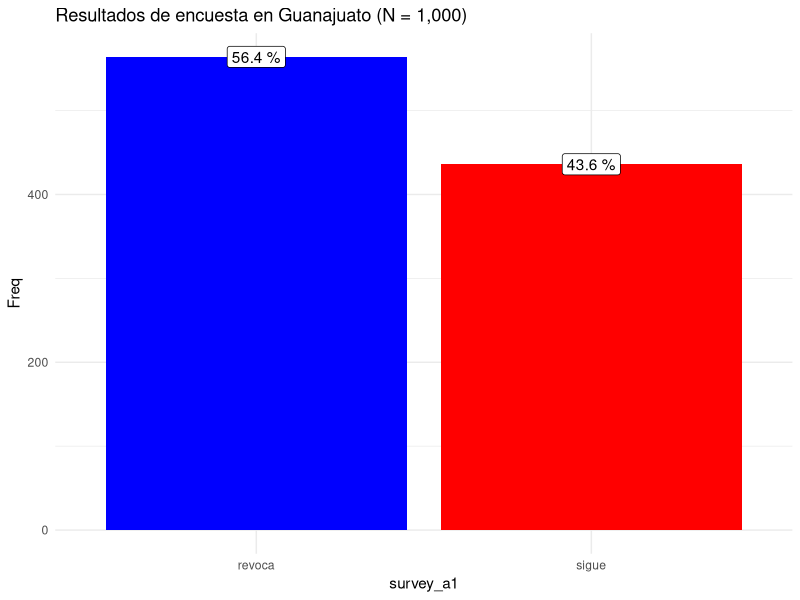
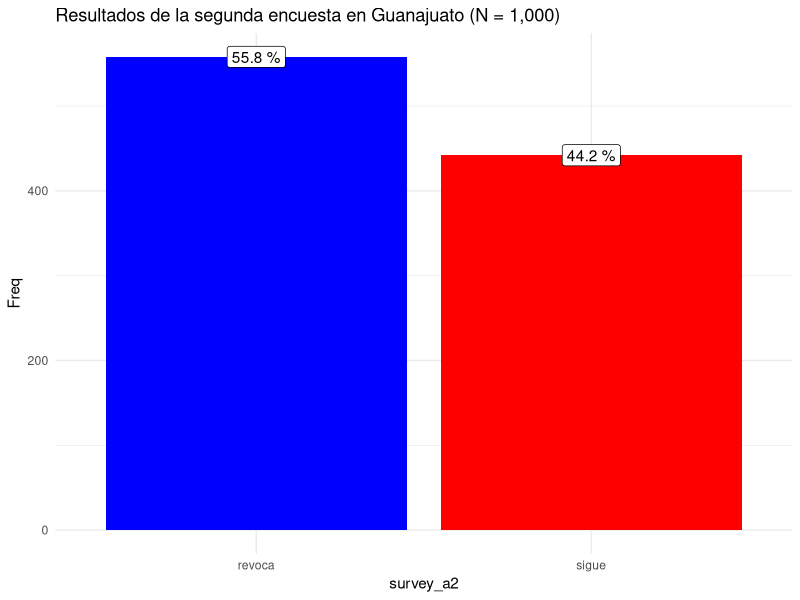
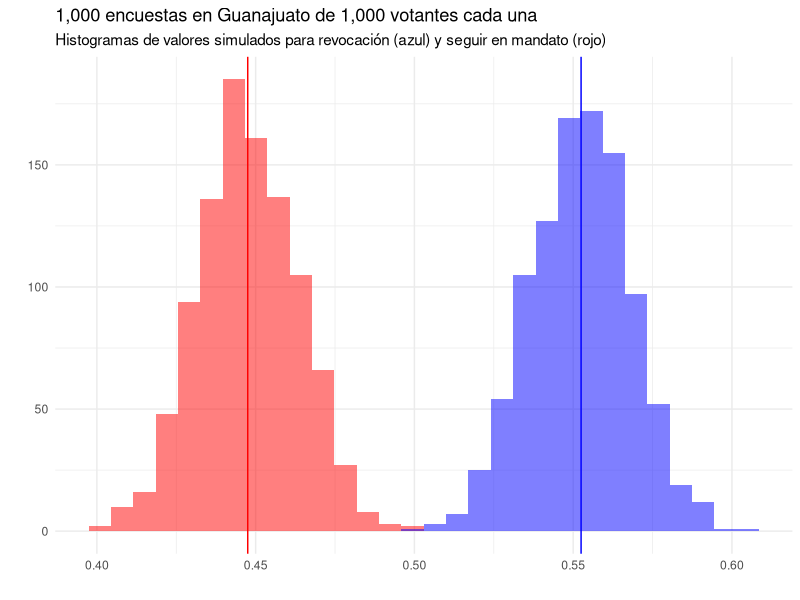
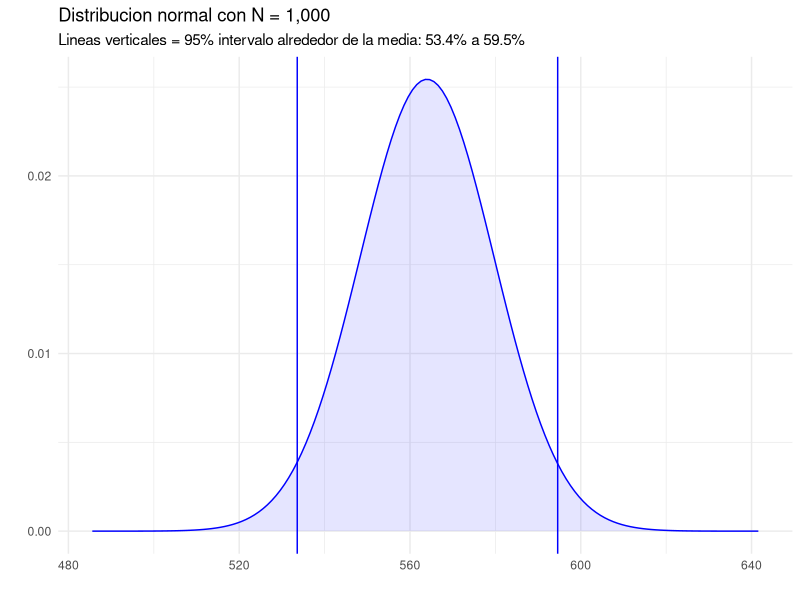
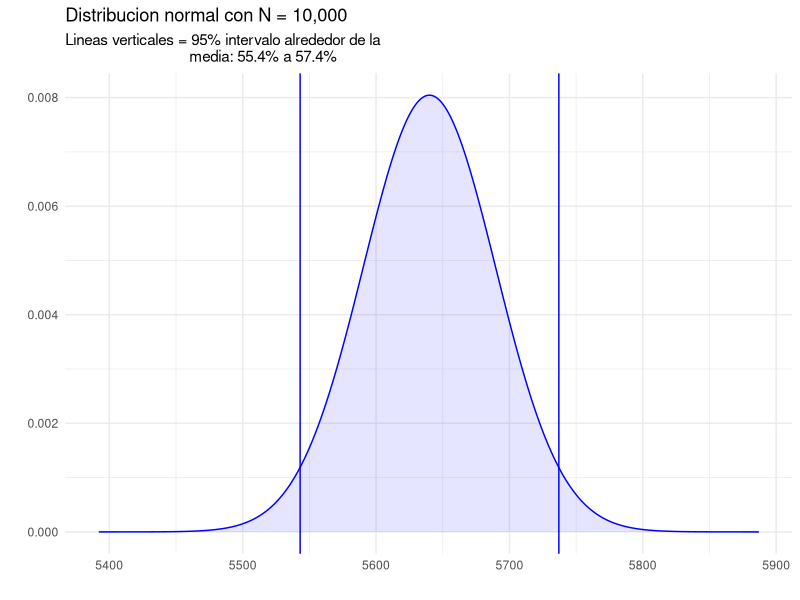
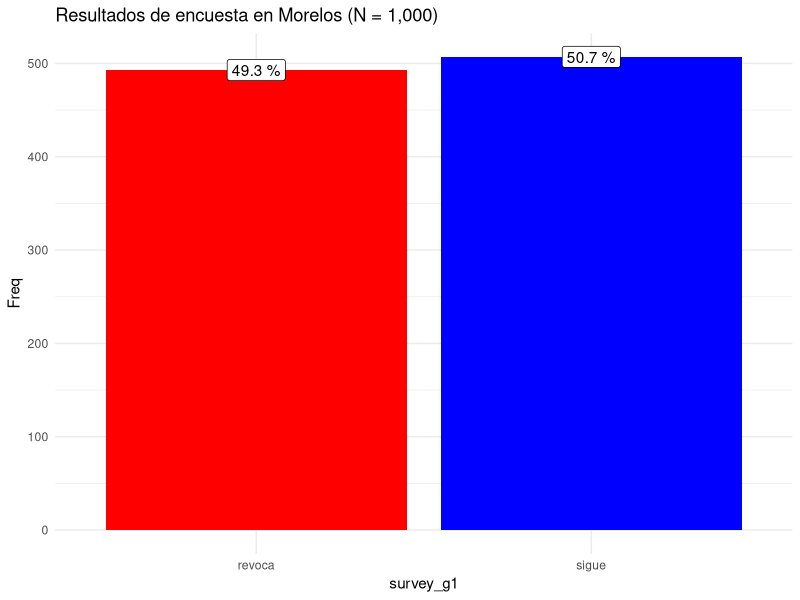
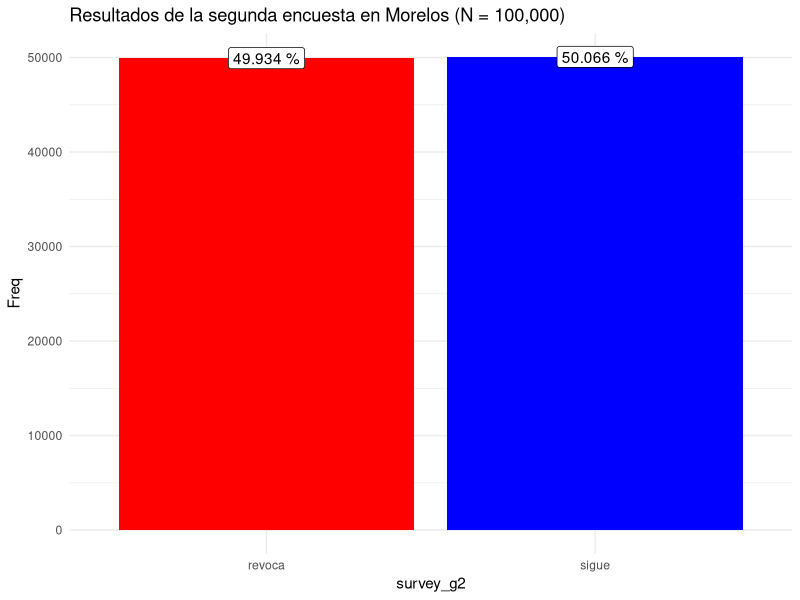
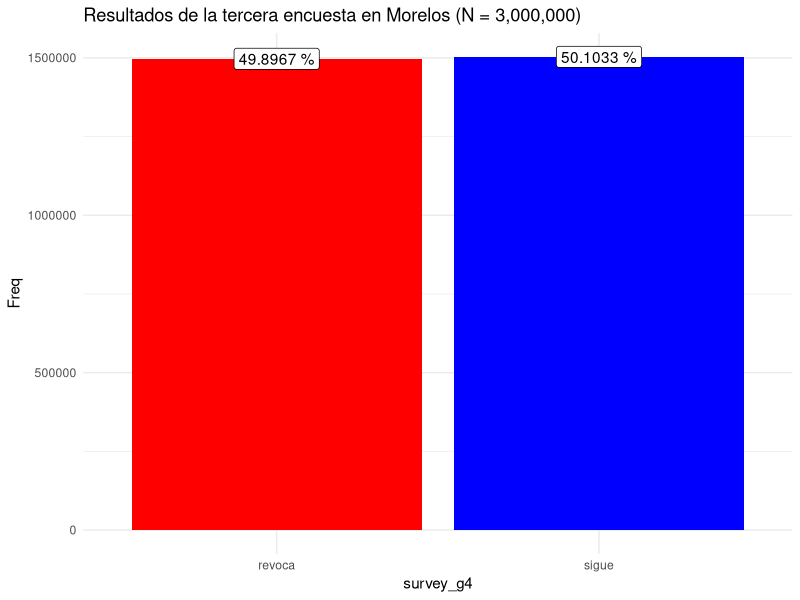

Write the R code that produced these figures, in order.
library(tidyverse)
# Vamos primero a ver los resultados reales (inventados) del 10 de abril paraentender los resultados de la consulta
Morelos <- c(rep("sigue", 2473707), rep("revoca", 2461779)) 
Guanajuato <- c(rep("sigue", 153778), rep("revoca", 189951))
proportions(table(Morelos))
proportions(table(Guanajuato))

set.seed(2020)
survey_a1 <- sample(Guanajuato,1000,replace=F)
table(survey_a1) %>% as.data.frame %>%
  ggplot(aes(x=survey_a1, y = Freq, label = Freq)) + 
  geom_col(fill=c("blue", "red")) +
  geom_label(label = paste(proportions(table(survey_a1))*100,"%")) + 
  theme_minimal() +
  ggtitle("Resultados de encuesta en Guanajuato (N = 1,000)")

prop.test(table(survey_a1))

survey_a2 <- sample(Guanajuato,1000,replace=F)
table(survey_a2) %>% as.data.frame %>%
  ggplot(aes(x=survey_a2, y = Freq, label = Freq)) + 
  geom_col(fill=c("blue", "red")) +
  geom_label(label = paste(proportions(table(survey_a2))*100,"%")) + 
  theme_minimal() +
  ggtitle("Resultados de la segunda encuesta en Guanajuato (N = 1,000)")


draw_sample <- function(x,n=1000){ 
  s <- sample(x, n, F)
  proportions(table(s))}
set.seed(2020)
Guanajuato_sim <- replicate(1000,draw_sample(Guanajuato))
Guanajuato_sim

Guanajuato_sim[1:2,1:20]

dat <- data.frame(t(Guanajuato_sim))
qplot() + 
  theme_minimal() + 
  geom_histogram(aes(x=dat$sigue),fill="red", alpha=.5) + 
  geom_histogram(aes(x=dat$revoca), fill="blue", alpha=.5) + 
  geom_vline(xintercept = mean(dat$sigue), color="red") + 
  geom_vline(xintercept = mean(dat$revoca), color="blue") + 
  ggtitle("1,000 encuestas en Guanajuato de 1,000 votantes cada una ",
          subtitle="Histogramas de valores simulados para revocación (azul) y seguir en mandato (rojo)")
c(mean(dat$sigue), mean(dat$revoca))

voto <- .564
N <- 1000
mean <- voto*N
sd <- sqrt(voto*(1-voto)*N)
x <- (mean - 5*sd):(mean + 5*sd) 
norm1 <- dnorm(x,mean,sd)
p <- pnorm(x,mean,sd)
qplot() + theme_minimal() + 
  geom_line(aes(x=x,y=norm1), color="blue") + 
  geom_area(aes(x=x,y=norm1),fill="blue",alpha=.1) +
  geom_vline(xintercept = x[which.min(abs(p-0.025))], color="blue") + 
  geom_vline(xintercept = x[which.min(abs(p-0.975))], color="blue") + 
  ggtitle("Distribucion normal con N = 1,000",
          subtitle= paste0("Lineas verticales = 95% intervalo alrededor de la media: ",
                           round(x[which.min(abs(p-0.025))]/N*100,1), "% a ", 
                           round(x[which.min(abs(p-0.975))]/N*100,1),"%"))

#despues de volarme la cabeza va el de 10 mil

N <- 10000
mean <- voto*N
sd <- sqrt(voto*(1-voto)*N)
x <- (mean - 5*sd):(mean + 5*sd)
norm1 <- dnorm(x,mean,sd)
p <- pnorm(x,mean,sd) 
qplot() + theme_minimal() +
  geom_line(aes(x=x,y=norm1), color="blue") +
  geom_area(aes(x=x,y=norm1),fill="blue",alpha=.1) +
  geom_vline(xintercept = x[which.min(abs(p-0.025))], color="blue") +
  geom_vline(xintercept = x[which.min(abs(p-0.975))], color="blue") + 
  ggtitle("Distribucion normal con N = 10,000",
          subtitle= paste0("Lineas verticales = 95% intervalo alrededor de la
                               media: ",
                           round(x[which.min(abs(p-0.025))]/N*100,1), "% a ",
                           round(x[which.min(abs(p-0.975))]/N*100,1),"%"))

#Error estándar

dat <- data.frame(t(Guanajuato_sim))
sd(dat$revoca)

#Error estándar
sqrt(0.564*0.436/1000)

#Intervalo de confianza
se = sqrt(0.564*0.436/1000)
c(.546-2*se, .564+2*se)
  
binom.test(564,1000, p=0.5, alternative="greater")

#Secuencia en Morelos
set.seed(2020)

survey_g1 <- sample(Morelos,1000,replace=F)
table(survey_g1) %>% as.data.frame %>%
  ggplot(aes(x=survey_g1, y = Freq, label = Freq)) + 
  geom_col(fill=c("red", "blue")) +
  geom_label(label = paste(proportions(table(survey_g1))*100,"%")) + theme_minimal() +
  ggtitle("Resultados de encuesta en Morelos (N = 1,000)")
prop.test(table(survey_g1))


set.seed(2020)
survey_g2 <- sample(Morelos,100000,replace=F)
table(survey_g2) %>% as.data.frame %>%
  ggplot(aes(x=survey_g2, y = Freq, label = Freq)) + geom_col(fill=c("red", "blue")) +
  geom_label(label = paste(proportions(table(survey_g2))*100,"%")) + theme_minimal() +
  ggtitle("Resultados de la segunda encuesta en Morelos (N = 100,000)")
prop.test(table(survey_g2))


survey_g4 <- sample(Morelos,3000000,replace=F)
table(survey_g4) %>% as.data.frame %>%
  ggplot(aes(x=survey_g4, y = Freq, label = Freq)) +
  geom_col(fill=c("red", "blue")) +
  geom_label(label = paste(round(proportions(table(survey_g4))*100,4),"%")) + theme_minimal() +
  ggtitle("Resultados de la tercera encuesta en Morelos (N = 3,000,000)")
prop.test(table(survey_g4))
